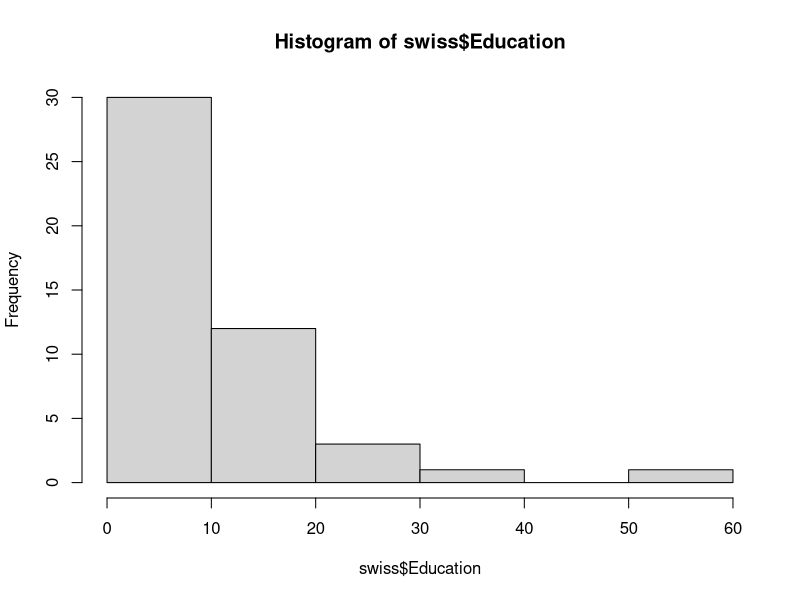
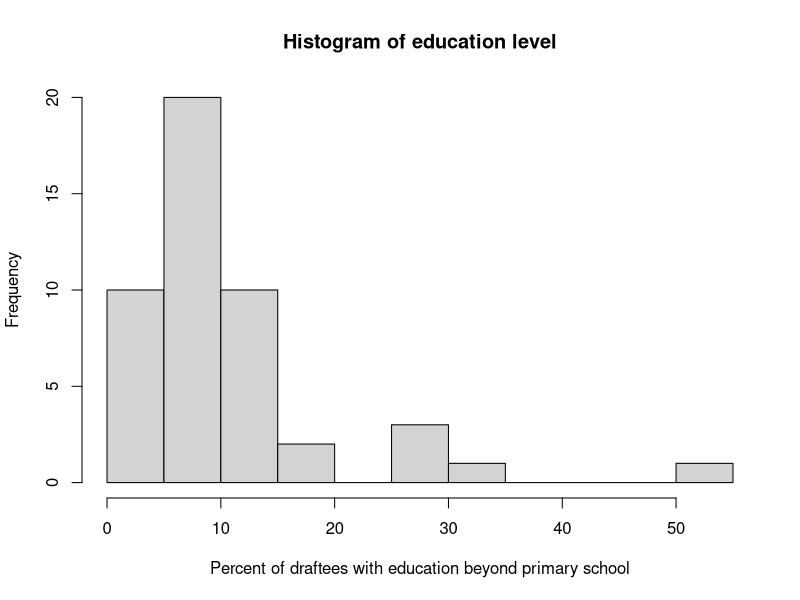
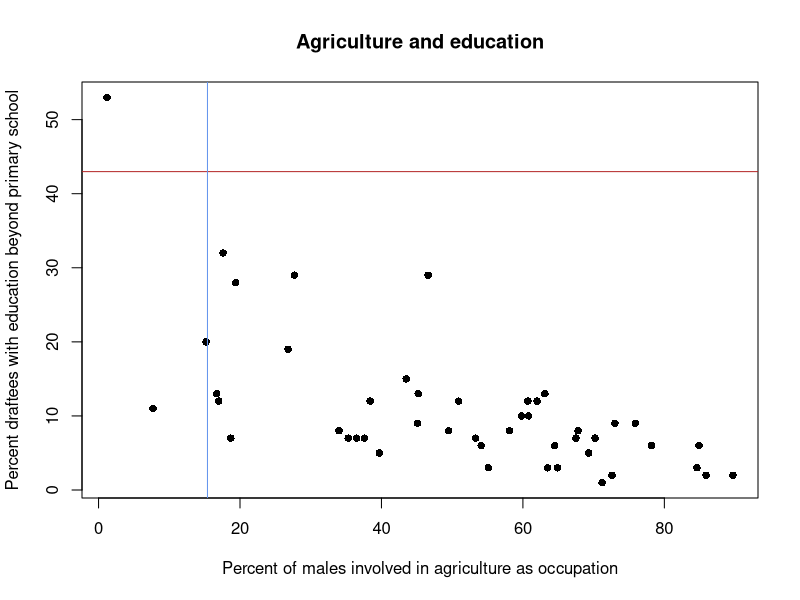
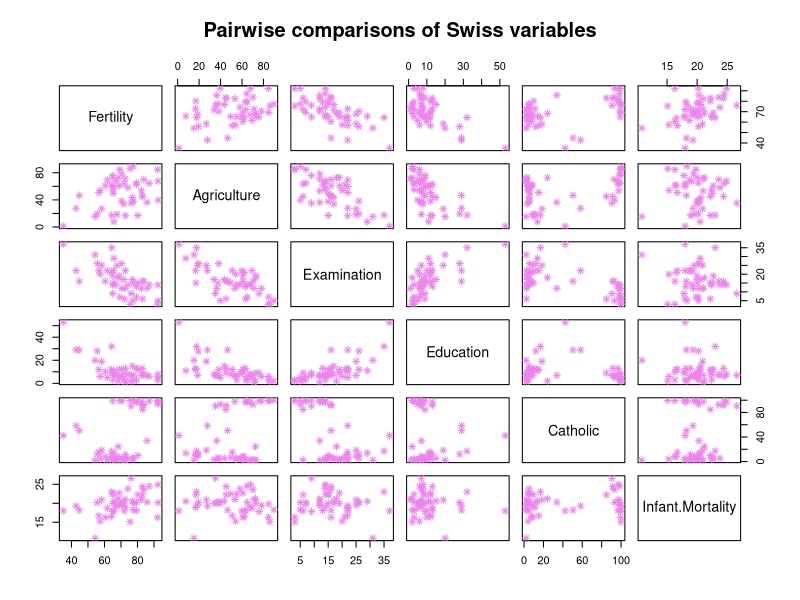

The R source for these figures, in order:
## ---- chunk 1
height = 65
## ---- chunk 2
#| eval: true
height <- 65
## ---- chunk 3
height
## ---- chunk 4
height + 10
height + height
sqrt(height)
## ---- chunk 5
height <- c(60, 65, 52, 71)
height
## ---- chunk 6
sqrt(height)
## ---- chunk 7
#| fig-width: 5
#| fig-height: 5.25
hist(swiss$Education) # Histogram
## ---- chunk 8
hist(swiss$Education,
  breaks = 10, # affects the number of bins
  xlab = "Percent of draftees with education beyond primary school", # x-axis label
  main = "Histogram of education level") # Title
## ---- chunk 9
plot(Education ~ Agriculture,
  data = swiss,
  xlab = "Percent of males involved in agriculture as occupation",
  ylab = "Percent draftees with education beyond primary school",
  main = "Agriculture and education",
  pch = 16) # Point shape
abline(h = mean(cars$dist), col = "firebrick") # add horizontal line (y-value)
abline(v = mean(cars$speed), col = "cornflowerblue") # add vertical line (x-value)
## ---- chunk 10
pairs(swiss, 
      pch = 8, 
      col = "violet",
      main = "Pairwise comparisons of Swiss variables")
## ---- chunk 11
#| include: false
#| eval: true
library(knitr)
## ---- chunk 12
#| eval: true
x <- sqrt(77)
